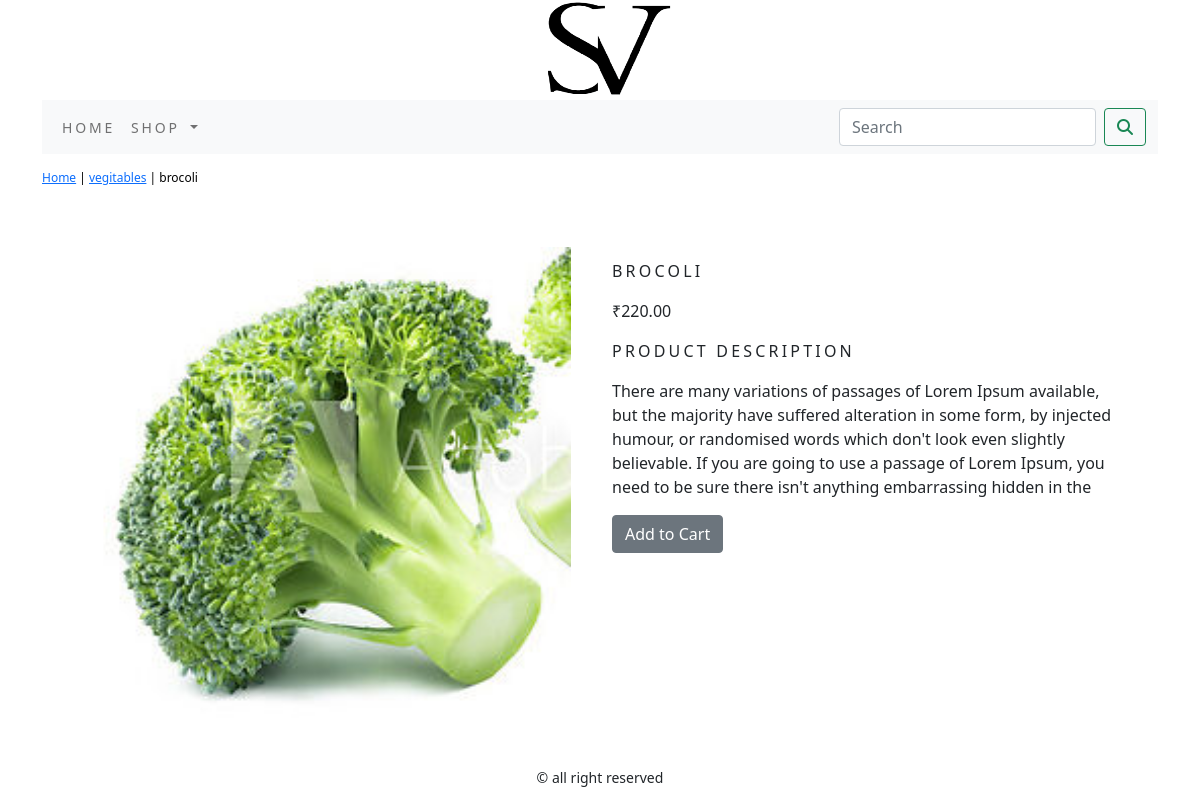
Page /shop/vegitables-stock/brocoli/ on the committed database.
### shop/models.py (models this page shows, shortened)
class Product(models.Model):
    name = models.CharField(max_length=250, unique=True)
    slug = models.SlugField(max_length=250, unique=True)
    description = models.TextField(blank=True)
    price = models.DecimalField(max_digits=10, decimal_places=2)
    category = models.ForeignKey(Category, on_delete=models.CASCADE)
    image = models.ImageField(upload_to='product', blank=True)
    stock = models.IntegerField()
    available = models.BooleanField(default=True)
    created = models.DateTimeField(auto_now_add=True)
    updated = models.DateTimeField(auto_now=True)
    class Meta:
        ordering = ('name',)
        verbose_name = 'product'
        verbose_name_plural = 'products'

class Category(models.Model):
    name = models.CharField(max_length=250, unique=True)
    slug = models.SlugField(max_length=250, unique=True)
    description = models.TextField(blank=True)
    image = models.ImageField(upload_to='category', blank=True)
    class Meta:
        ordering = ('name',)
        verbose_name = 'category'
        verbose_name_plural = 'categories'
    def get_url(self):
        return reverse('shop:products_by_category', args=[self.slug])
    def __str__(self):
        return '{}'.format(self.name)

### shop/views.py (the view)
# urls.py: path('<slug:c_slug>/<slug:product_slug>/', views.proDetail, name='prodCatdetail'),
def proDetail(request, c_slug, product_slug):
    try:
        product = Product.objects.get(category__slug=c_slug, slug=product_slug)
    except Exception as e:
        raise e
    return render(request, 'product.html', {'product': product})

### cart/context_processors.py (called while the page is built)
def counter(request):
    item_count = 0
    if 'admin' in request.path:
        return {}
    else:
        try:
            cart = Cart.objects.filter(cart_id=_cart_id(request))
            cart_items = CartItem.objects.all().filter(cart=cart[:1])
            for cart_item in cart_items:
                item_count += cart_item.quantity
        except Cart.DoesNotExist:
            item_count = 0
    return dict(item_count=item_count)

### cart/views.py (called while the page is built)
def _cart_id(request):
    cart = request.session.session_key
    if not cart:
        cart = request.session.create()
    return cart

### shop/context_processors.py (called while the page is built)
def menu_links(request):
    links = Category.objects.all()
    return dict(links=links)

### templates/product.html (shortened to what this page needs)
{% extends 'base.html' %}
{% load static %}
{% block content %}
<div class="row my_prod_row_class">
    <div class="mx_auto">
        <p> <a href="{% url 'shop:allProdCat' %}"> Home</a>  | <a href="{{product.category.get_url}}">{{product.category}}</a> | {{product.name}}</p>
    </div>
    </div>
    <div class="container">
<br>
<div class="row">
    <div class="col-12 col-sm-12 col-md-12 col-lg-6 text-center">
        <div style="min-width:18rem; ">
            <img src="{{product.image.url}}" class="my_image" alt="{{product.name}}">
        </div>
    </div>
       <div class="col-12 col-sm-12 col-md-12 col-lg-6">
           <div>
           <h1 class="my_product_title">{{product.name}}</h1>
           <p>₹{{product.price}}</p>
           <p class="my_title">Product Description</p>
           <p class="text-justify my_prod_text">{{product.description}}</p>
           {% if product.stock <= 0 %}
           <p class="text-justify my_prod_text"><b> out of stock</b></p>
           {% else %}
           <a class="btn btn-secondary" href="{% url 'cart:add_cart' product.id %}">Add to Cart</a>
           {% endif %}
       </div>
           </div>
    </div>
</div>
{% endblock %}

### static/css/custom.css (style rules this page uses)
.my_image { width:500px; height:auto; }
.my_title { letter-spacing : .2em; font-size :16px; text-transform :uppercase; }
.my_prod_row_class { padding-top:15px; padding-bottom:20px; }
.my_prod_row_class .mx_auto { color: #000; font-size:12px; text-decoration:none; }
.my_product_title { font-size:16px; text-transform:uppercase; letter-spacing:.2em; padding-top:15px; padding-bottom:10px; }
.my_prod_text { padding-right:20px; }

### rows in the picture
Product: category "vegitables", name "brocoli", image (picture), name "BROCOLI", price "220.00", description "There are many variations of passages of Lorem Ipsum available, but the majority have suffered alteration in some form, by injected humour, or randomised words which don't look even slightly believable. If you are going to use a passage of Lorem Ipsum, you need to be sure there isn't anything embarrassing hidden in the"
